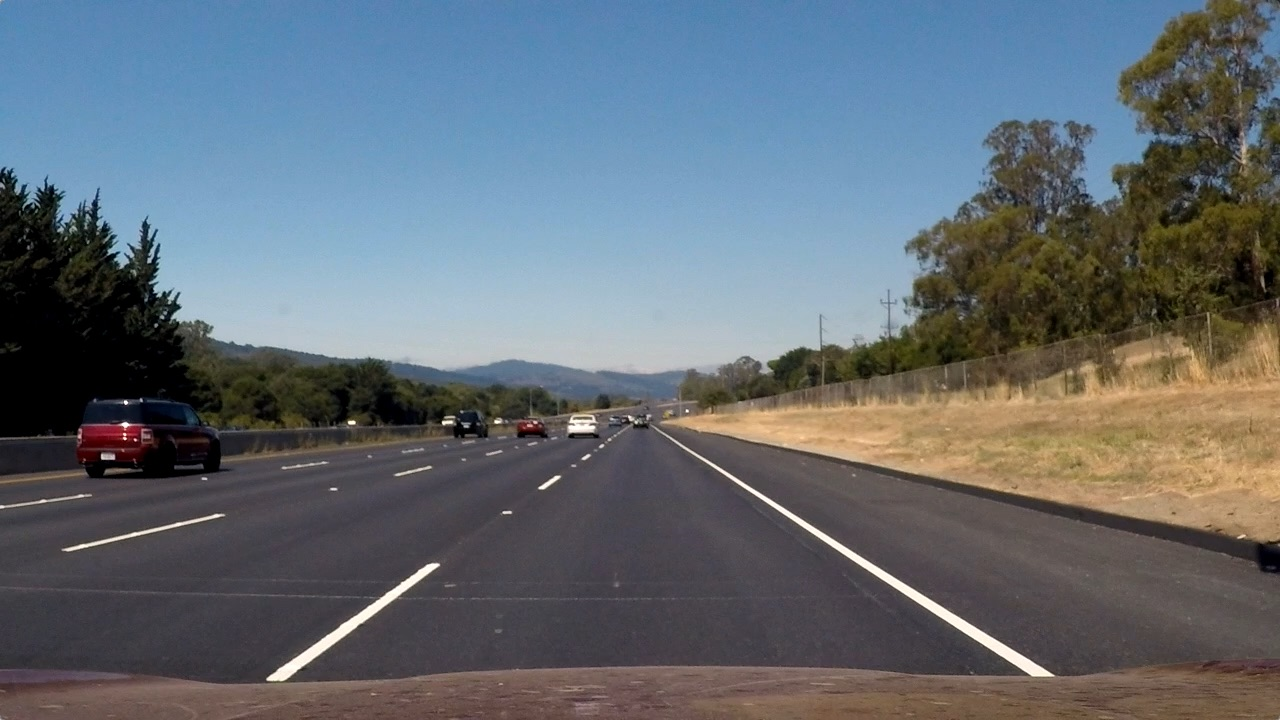
#> input picture Lane_Detection/from_tutorials_followed/MisbahMohammed/straight_lines2.jpg, 1280 x 720 px
$ jupyter execute AdvancedLaneDetection.ipynb
#> lines starting #> are read from the running program, lines starting #| are printed output that depends on the picture
#> further down, img is the input picture: shape (720, 1280, 3); mean B, G, R 115.1, 107.7, 99.4
[cell 1]
import cv2
import numpy as np
import matplotlib.pyplot as plt

[cell 2]
src = np.float32([(550, 460), (150, 720), (1200, 720), (770, 460)])
dst = np.float32([(100, 0), (100, 720), (1100, 720), (1100, 0)])

# Get the transformation matrices.
M = cv2.getPerspectiveTransform(src, dst)
M_inv = cv2.getPerspectiveTransform(dst, src)

# Apply the transformations
def camera_to_birds_eye_view(img):
    size=(1280, 720)
    return cv2.warpPerspective(img, M, size, flags=cv2.INTER_LINEAR)
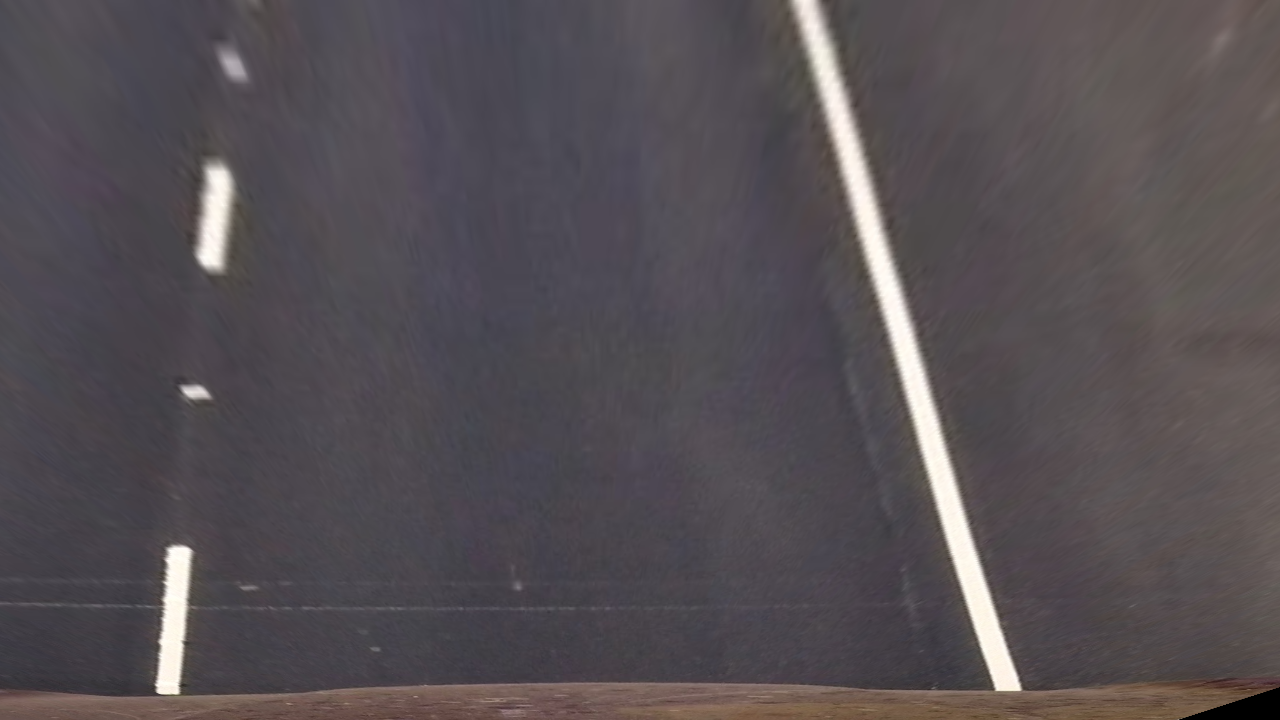
#> returned value: shape (720, 1280, 3); mean of channels 0, 1, 2 83.8, 79.5, 85.5; drawn as B, G, R

def birds_eye_to_camera_view(img):
    size=(1280, 720)
    return cv2.warpPerspective(img, M_inv, size, flags=cv2.INTER_LINEAR)
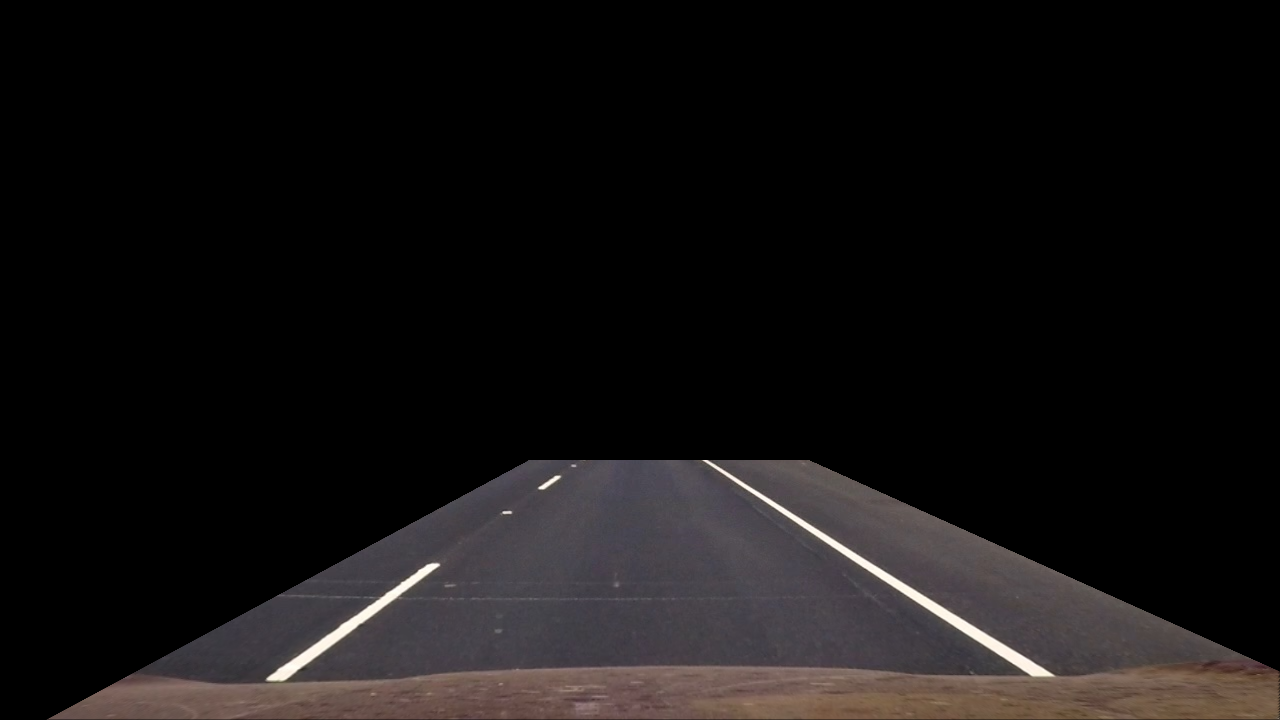
#> returned value: shape (720, 1280, 3); mean of channels 0, 1, 2 18.1, 18, 20.3; drawn as B, G, R

[cell 3]
img = cv2.imread('straight_lines2.jpg')
birds_eye_view = camera_to_birds_eye_view(img)
camera_view = birds_eye_to_camera_view(birds_eye_view)

combined_img = cv2.cvtColor(np.hstack([img, birds_eye_view, camera_view]), cv2.COLOR_BGR2RGB)
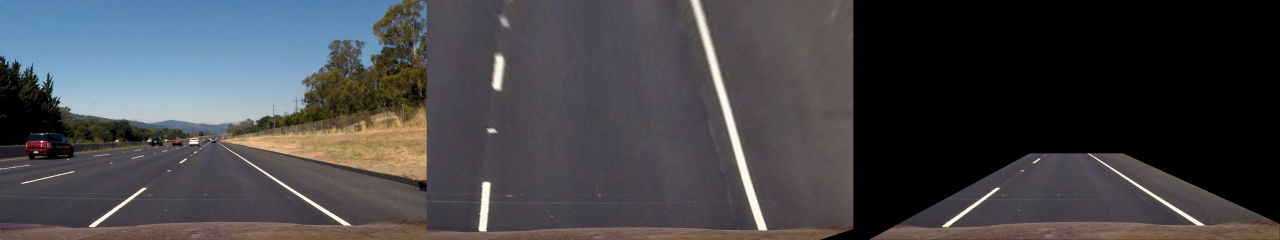
#> combined_img: shape (720, 3840, 3) (shown at 1/3 size); mean R, G, B 68.4, 68.4, 72.3
plt.imshow(combined_img)
